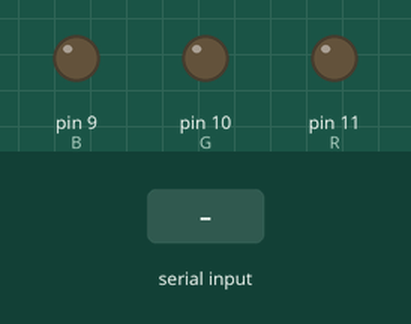
A sketch run on a simulated Arduino Uno, built with avr-gcc and run on an emulated ATmega328P. Parts: output pins drawn as LEDs (lit = HIGH). Inputs (shaded band) come from the test bench.

Above: at 1.2 s.
1.3 s: "1" received over Serial
At 1.8 s:
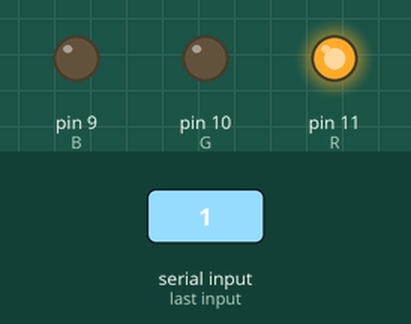
2.8 s: "2" received over Serial
At 4.0 s:
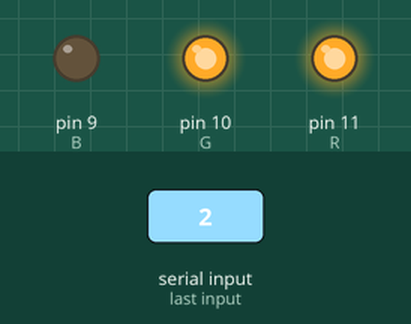
4.3 s: "3" received over Serial
At 5.3 s:
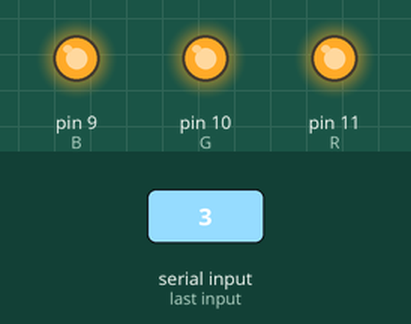
5.8 s: "1" received over Serial
At 6.4 s:
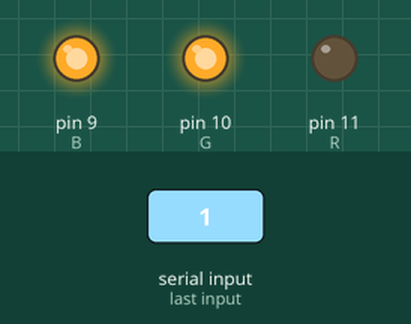
7.3 s: "2" received over Serial
At 7.6 s:
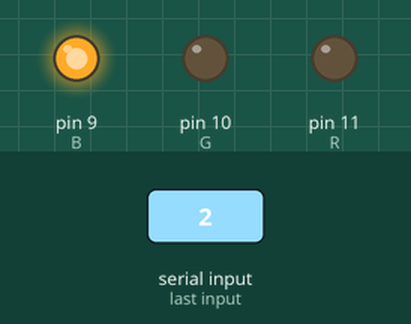
8.8 s: "0" received over Serial
At 9.9 s:
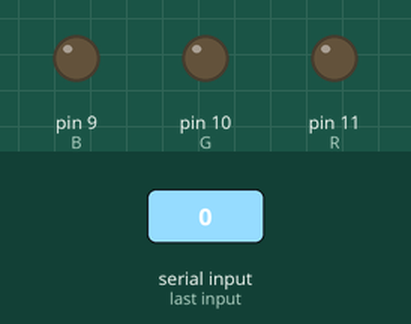
Timing chart, 0 to 11.3 s (numbered marks = the images above; inputs shaded):
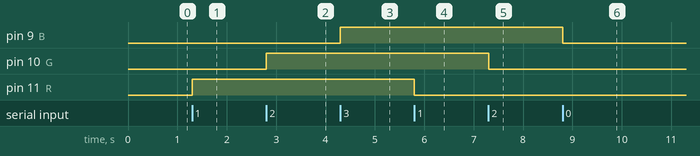

The sketch:

week8-serial-three-led-toggle.ino
```cpp
const int B = 9;
const int G = 10;
const int R = 11;
char data;

// state variable (to check toggle)
bool R_state;
bool G_state;
bool B_state;

void setup() {
  Serial.begin(9600);
  pinMode(R, OUTPUT);
  pinMode(G, OUTPUT);
  pinMode(B, OUTPUT);
}

void loop() {
  if(Serial.available() > 0)
  {
    data = Serial.read(); // data 0 ~ 4
    if (data == '0'){
      R_state = 0; G_state = 0; B_state = 0;
    }
    else if (data == '1'){
      R_state = !R_state;
    }
    else if (data == '2'){
      G_state = !G_state;
    }
    else if (data == '3'){
      B_state = !B_state;
    }
    else if (data == '4') {
      R_state = 1; G_state = 1; B_state = 1;
    }

    // state 자체를 digitalWrite로 넣을 수 있음
    // LOW = 0, HIGH = 1
    digitalWrite(R, R_state);
    digitalWrite(G, G_state);
    digitalWrite(B, B_state);
  }

}
```

Measured:
- after the input at 1.3 s, pin 11 (R): LOW → HIGH at once
- after the input at 2.8 s, pin 10 (G): LOW → HIGH at once
- after the input at 4.3 s, pin 9 (B): LOW → HIGH at once
- after the input at 5.8 s, pin 11 (R): HIGH → LOW at once
- after the input at 7.3 s, pin 10 (G): HIGH → LOW at once
- after the input at 8.8 s, pin 9 (B): HIGH → LOW at once
